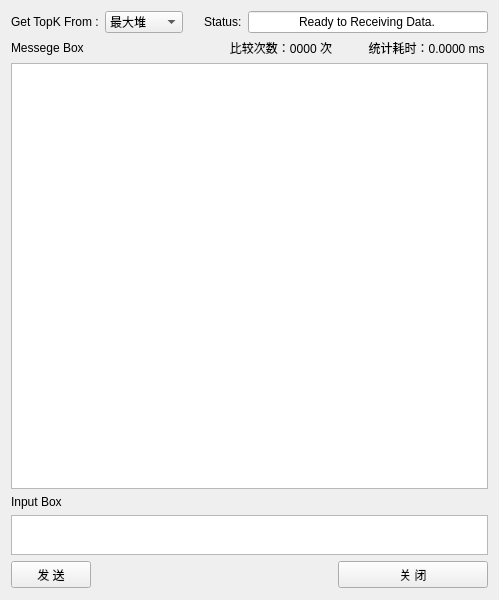
<?xml version="1.0" encoding="UTF-8"?>
<ui version="4.0">
 <class>Server</class>
 <widget class="QWidget" name="Server">
  <property name="geometry">
   <rect>
    <x>0</x>
    <y>0</y>
    <width>499</width>
    <height>600</height>
   </rect>
  </property>
  <property name="windowTitle">
   <string>Server</string>
  </property>
  <layout class="QGridLayout" name="gridLayout">
   <item row="0" column="0" colspan="3">
    <layout class="QHBoxLayout" name="horizontalLayout">
     <item>
      <widget class="QLabel" name="label_4">
       <property name="text">
        <string>Get TopK From :</string>
       </property>
      </widget>
     </item>
     <item>
      <widget class="QComboBox" name="comboBox">
       <item>
        <property name="text">
         <string>最大堆</string>
        </property>
       </item>
       <item>
        <property name="text">
         <string>红黑树</string>
        </property>
       </item>
       <item>
        <property name="text">
         <string>快速排序</string>
        </property>
       </item>
       <item>
        <property name="text">
         <string>朴素循环</string>
        </property>
       </item>
      </widget>
     </item>
     <item>
      <spacer name="horizontalSpacer_2">
       <property name="orientation">
        <enum>Qt::Horizontal</enum>
       </property>
       <property name="sizeHint" stdset="0">
        <size>
         <width>40</width>
         <height>20</height>
        </size>
       </property>
      </spacer>
     </item>
     <item>
      <widget class="QLabel" name="label">
       <property name="text">
        <string>Status:</string>
       </property>
      </widget>
     </item>
     <item>
      <widget class="QLineEdit" name="lineEdit">
       <property name="minimumSize">
        <size>
         <width>240</width>
         <height>0</height>
        </size>
       </property>
       <property name="text">
        <string>Ready to Receiving Data.</string>
       </property>
       <property name="alignment">
        <set>Qt::AlignCenter</set>
       </property>
       <property name="readOnly">
        <bool>true</bool>
       </property>
      </widget>
     </item>
    </layout>
   </item>
   <item row="1" column="0">
    <widget class="QLabel" name="label_2">
     <property name="text">
      <string>Messege Box</string>
     </property>
    </widget>
   </item>
   <item row="3" column="0">
    <widget class="QLabel" name="label_3">
     <property name="text">
      <string>Input Box</string>
     </property>
    </widget>
   </item>
   <item row="4" column="0" colspan="3">
    <widget class="QTextEdit" name="textEdit_write">
     <property name="maximumSize">
      <size>
       <width>16777215</width>
       <height>40</height>
      </size>
     </property>
    </widget>
   </item>
   <item row="5" column="0">
    <widget class="QPushButton" name="pushButton_send">
     <property name="minimumSize">
      <size>
       <width>0</width>
       <height>27</height>
      </size>
     </property>
     <property name="text">
      <string>发 送</string>
     </property>
    </widget>
   </item>
   <item row="5" column="1">
    <spacer name="horizontalSpacer">
     <property name="orientation">
      <enum>Qt::Horizontal</enum>
     </property>
     <property name="sizeHint" stdset="0">
      <size>
       <width>315</width>
       <height>28</height>
      </size>
     </property>
    </spacer>
   </item>
   <item row="5" column="2">
    <widget class="QPushButton" name="pushButton_close">
     <property name="minimumSize">
      <size>
       <width>0</width>
       <height>27</height>
      </size>
     </property>
     <property name="text">
      <string>关 闭</string>
     </property>
    </widget>
   </item>
   <item row="2" column="0" colspan="3">
    <widget class="QTextEdit" name="textEdit_read">
     <property name="readOnly">
      <bool>true</bool>
     </property>
     <property name="acceptRichText">
      <bool>false</bool>
     </property>
    </widget>
   </item>
   <item row="1" column="2">
    <widget class="QLabel" name="timeLabel">
     <property name="minimumSize">
      <size>
       <width>150</width>
       <height>0</height>
      </size>
     </property>
     <property name="text">
      <string>统计耗时：0.0000 ms </string>
     </property>
     <property name="alignment">
      <set>Qt::AlignRight|Qt::AlignTrailing|Qt::AlignVCenter</set>
     </property>
    </widget>
   </item>
   <item row="1" column="1">
    <widget class="QLabel" name="cntLabel">
     <property name="text">
      <string>比较次数：0000 次</string>
     </property>
     <property name="alignment">
      <set>Qt::AlignRight|Qt::AlignTrailing|Qt::AlignVCenter</set>
     </property>
    </widget>
   </item>
  </layout>
 </widget>
 <layoutdefault spacing="6" margin="11"/>
 <resources/>
 <connections/>
</ui>
